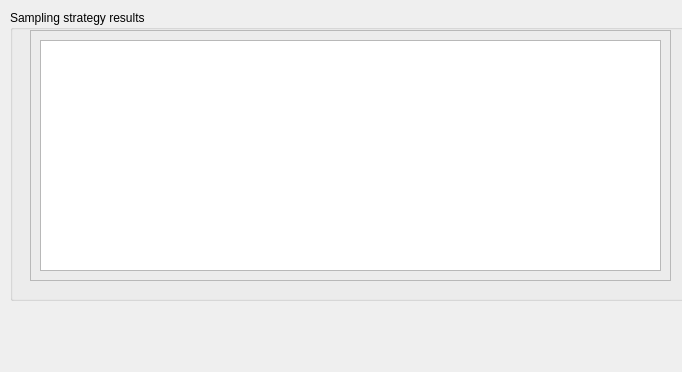
      <widget class="QWidget" name="page_10">
       <property name="geometry">
        <rect>
         <x>0</x>
         <y>0</y>
         <width>682</width>
         <height>372</height>
        </rect>
       </property>
       <attribute name="label">
        <string>Step 6 - Review sampling strategy results</string>
       </attribute>
       <widget class="QGroupBox" name="groupBox_32">
        <property name="geometry">
         <rect>
          <x>10</x>
          <y>10</y>
          <width>681</width>
          <height>291</height>
         </rect>
        </property>
        <property name="title">
         <string>Sampling strategy results</string>
        </property>
        <widget class="QFrame" name="frame_2">
         <property name="geometry">
          <rect>
           <x>20</x>
           <y>20</y>
           <width>641</width>
           <height>251</height>
          </rect>
         </property>
         <property name="frameShape">
          <enum>QFrame::StyledPanel</enum>
         </property>
         <property name="frameShadow">
          <enum>QFrame::Sunken</enum>
         </property>
         <widget class="QTextBrowser" name="textBrowser_3">
          <property name="geometry">
           <rect>
            <x>10</x>
            <y>10</y>
            <width>621</width>
            <height>231</height>
           </rect>
          </property>
          <property name="html">
           <string>&lt;!DOCTYPE HTML PUBLIC &quot;-//W3C//DTD HTML 4.0//EN&quot; &quot;http://www.w3.org/TR/REC-html40/strict.dtd&quot;&gt;
&lt;html&gt;&lt;head&gt;&lt;meta name=&quot;qrichtext&quot; content=&quot;1&quot; /&gt;&lt;style type=&quot;text/css&quot;&gt;
p, li { white-space: pre-wrap; }
&lt;/style&gt;&lt;/head&gt;&lt;body style=&quot; font-family:'MS Shell Dlg 2'; font-size:8.25pt; font-weight:400; font-style:normal;&quot;&gt;
&lt;p style=&quot; margin-top:0px; margin-bottom:0px; margin-left:0px; margin-right:0px; -qt-block-indent:0; text-indent:0px;&quot;&gt;&lt;img src=&quot;:/test/Untitled.png&quot; /&gt;&lt;/p&gt;&lt;/body&gt;&lt;/html&gt;</string>
          </property>
         </widget>
        </widget>
       </widget>
      </widget>
